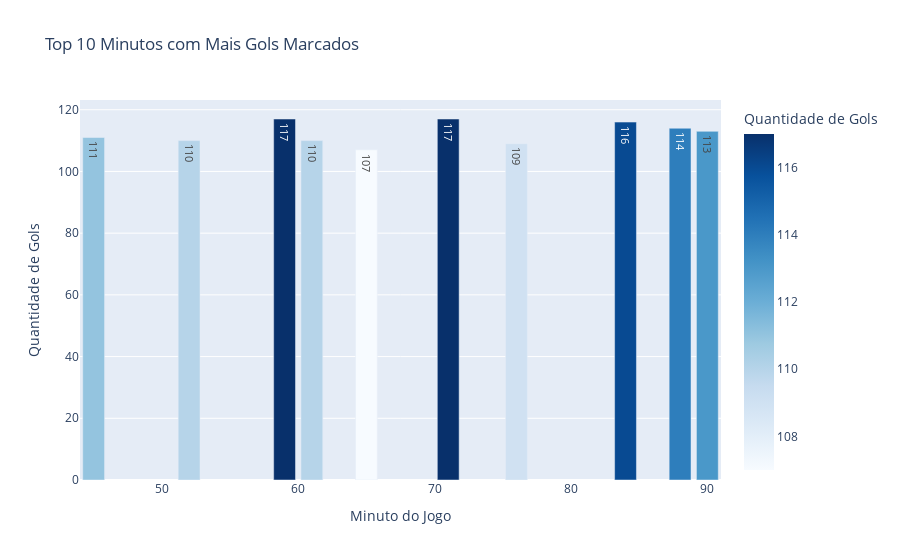

The notebook cell this image was saved under:
### Markdown cell above
Minutos Mais Frequentes para Gols

### Code cell
gols_minuto = tabela["minuto"].value_counts().nlargest(10).reset_index()
gols_minuto.index +=1
gols_minuto.columns = ["minuto", "Gols"]
display(gols_minuto)

import plotly.express as px

fig = px.bar(
    gols_minuto, 
    x="minuto", 
    y="Gols", 
    title="Top 10 Minutos com Mais Gols Marcados", 
    labels={"minuto": "Minuto do Jogo", "Gols": "Quantidade de Gols"},
    text_auto=True,  
    color="Gols",  
    color_continuous_scale="blues"
)
fig.show()

### Figure 1 — Plotly figure (JSON) as saved in the notebook; plotly's stock layout.template omitted (floating-point values rounded to 4 significant figures)
{"data": [{"alignmentgroup": "True", "hovertemplate": "Minuto do Jogo=%{x}<br>Quantidade de Gols=%{marker.color}<extra></extra>", "legendgroup": "", "marker": {"color": [117, 117, 116, 114, 113, 111, 110, 110, 109, 107], "coloraxis": "coloraxis", "pattern": {"shape": ""}}, "name": "", "offsetgroup": "", "orientation": "v", "showlegend": false, "textposition": "auto", "texttemplate": "%{y}", "type": "bar", "x": [59, 71, 84, 88, 90, 45, 52, 61, 76, 65], "xaxis": "x", "y": [117, 117, 116, 114, 113, 111, 110, 110, 109, 107], "yaxis": "y"}], "layout": {"barmode": "relative", "coloraxis": {"colorbar": {"title": {"text": "Quantidade de Gols"}}, "colorscale": [[0, "rgb(247,251,255)"], [0.125, "rgb(222,235,247)"], [0.25, "rgb(198,219,239)"], [0.375, "rgb(158,202,225)"], [0.5, "rgb(107,174,214)"], [0.625, "rgb(66,146,198)"], [0.75, "rgb(33,113,181)"], [0.875, "rgb(8,81,156)"], [1, "rgb(8,48,107)"]]}, "legend": {"tracegroupgap": 0}, "title": {"text": "Top 10 Minutos com Mais Gols Marcados"}, "xaxis": {"anchor": "y", "domain": [0, 1], "title": {"text": "Minuto do Jogo"}}, "yaxis": {"anchor": "x", "domain": [0, 1], "title": {"text": "Quantidade de Gols"}}}}
